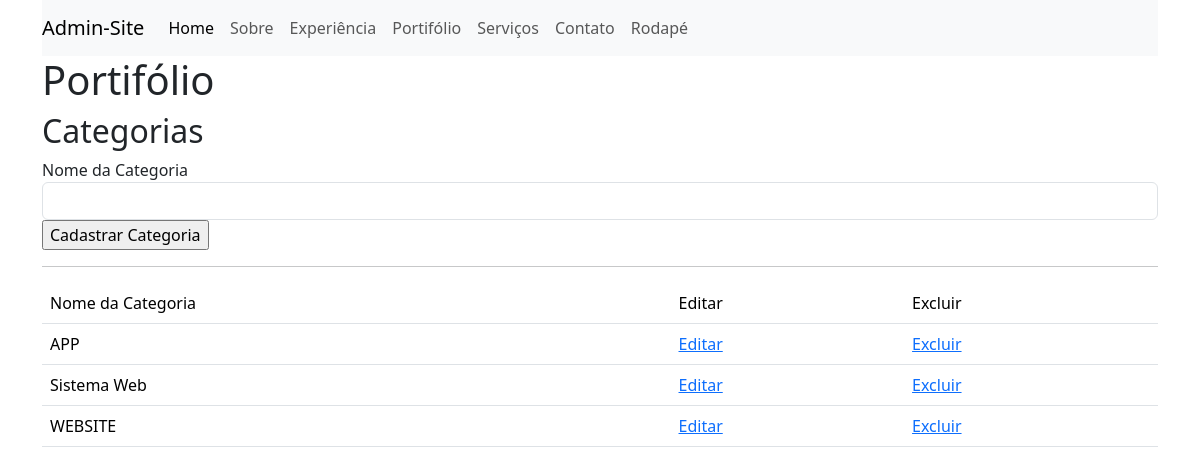
Screenshot of /Painel/admin/home.php?pg=portfolio (signed in) with the database file from the repository.
### tables this page shows
CREATE TABLE `categorias` (
  `id` int UNSIGNED NOT NULL,
  `nome` varchar(50) DEFAULT NULL
);

### Painel/admin/connect.php (called while the page is built, shortened)
<?php
class connect
{
  function selectFor($sql)
  {
    try {
      $cnx = new PDO('mysql:host=' . HOST . ';dbname=' . DB . '', USER, PASS, array(PDO::MYSQL_ATTR_INIT_COMMAND => "SET NAMES utf8"));
      $con = $cnx->prepare($sql);
      $con->execute();
      return $con->fetchAll(PDO::FETCH_ASSOC);
    } catch (PDOException $e) {
      echo "Ops! desculpe,  algo deu errado, por favor tente mais tarde:<br>";
      echo "<br>";
      echo $e->getMessage();
      exit;
    }
  }
}

### Painel/admin/pg/portfolio.php (the view, shortened to what this page needs)
<h1>Portifólio</h1>
<h2>Categorias</h2>
<?php if (isset($_GET['acao']) && $_GET['acao'] == 'editar' && isset($_GET['id'])): ?>
    <?php
    $id = $_GET['id'];
    $categoria = $sql->selectFor("SELECT * FROM categorias WHERE id = $id")[0];
    ?>
    <form class="form-group" method="post">
        <input type="hidden" name="id" value="<?php echo $categoria['id']; ?>">
        <label for="nomeCateg">Nome da Categoria</label>
        <input class="form-control" type="text" name="nomeCateg" id="nomeCateg" value="<?php echo $categoria['nome']; ?>" required>
        <input type="submit" name="editarCategoria" value="Editar">
    </form>
<?php else: ?>
    <form class="form-group" method="post">
        <label for="nomeCateg">Nome da Categoria</label>
        <input class="form-control" type="text" name="nomeCateg" id="nomeCateg" required>
        <input type="submit" name="cadastrarCategoria" value="Cadastrar Categoria">
    </form>
<?php endif; ?>
<hr>
<table class="table table-stripped">
    <tr>
        <td>Nome da Categoria</td>
        <td>Editar</td>
        <td>Excluir</td>
    </tr>
    <?php
    $categ = $sql->selectFor("SELECT * FROM categorias ORDER BY nome ASC");
    foreach ($categ as $v) {
        echo "<tr>
                <td>{$v['nome']}</td>
                <td>
                <a href=\"home.php?pg=portfolio&acao=editar&id={$v['id']}\">Editar</a>
                </td>
                <td>
                <a href=\"home.php?pg=portfolio&acao=excluir&id={$v['id']}\" onclick=\"return confirm('Tem certeza que deseja excluir a categoria?');\">Excluir</a>
                </td>
            </tr>";
    }
    ?>
</table>

### rows the page displays
categorias: nome "APP"
categorias: nome "Sistema Web"
categorias: nome "WEBSITE"
